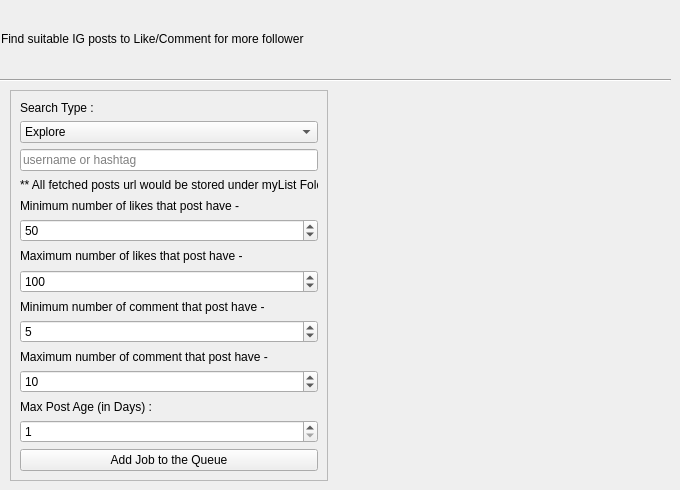
    <widget class="QWidget" name="tab_8">
     <attribute name="title">
      <string/>
     </attribute>
     <widget class="QFrame" name="frame_13">
      <property name="geometry">
       <rect>
        <x>10</x>
        <y>90</y>
        <width>318</width>
        <height>391</height>
       </rect>
      </property>
      <property name="frameShape">
       <enum>QFrame::StyledPanel</enum>
      </property>
      <property name="frameShadow">
       <enum>QFrame::Raised</enum>
      </property>
      <layout class="QVBoxLayout" name="verticalLayout_4">
       <item>
        <widget class="QLabel" name="label_27">
         <property name="text">
          <string>Search Type :</string>
         </property>
        </widget>
       </item>
       <item>
        <widget class="QComboBox" name="combo_find_posts">
         <item>
          <property name="text">
           <string>Explore</string>
          </property>
         </item>
         <item>
          <property name="text">
           <string>Username</string>
          </property>
         </item>
         <item>
          <property name="text">
           <string>Hashtag</string>
          </property>
         </item>
        </widget>
       </item>
       <item>
        <widget class="QLineEdit" name="line_find_posts">
         <property name="placeholderText">
          <string>username or hashtag</string>
         </property>
        </widget>
       </item>
       <item>
        <widget class="QLabel" name="label_40">
         <property name="text">
          <string>** All fetched posts url would be stored under myList Folder</string>
         </property>
        </widget>
       </item>
       <item>
        <widget class="QLabel" name="label_41">
         <property name="text">
          <string>Minimum number of likes that post have -</string>
         </property>
        </widget>
       </item>
       <item>
        <widget class="QSpinBox" name="min_likes">
         <property name="maximum">
          <number>1000000000</number>
         </property>
         <property name="singleStep">
          <number>10</number>
         </property>
         <property name="value">
          <number>50</number>
         </property>
        </widget>
       </item>
       <item>
        <widget class="QLabel" name="label_42">
         <property name="text">
          <string>Maximum number of likes that post have -</string>
         </property>
        </widget>
       </item>
       <item>
        <widget class="QSpinBox" name="max_likes">
         <property name="minimum">
          <number>1</number>
         </property>
         <property name="maximum">
          <number>1000000000</number>
         </property>
         <property name="singleStep">
          <number>10</number>
         </property>
         <property name="value">
          <number>100</number>
         </property>
        </widget>
       </item>
       <item>
        <widget class="QLabel" name="label_2">
         <property name="text">
          <string>Minimum number of comment that post have -</string>
         </property>
        </widget>
       </item>
       <item>
        <widget class="QSpinBox" name="min_comment">
         <property name="maximum">
          <number>1000000000</number>
         </property>
         <property name="singleStep">
          <number>10</number>
         </property>
         <property name="value">
          <number>5</number>
         </property>
        </widget>
       </item>
       <item>
        <widget class="QLabel" name="label_43">
         <property name="text">
          <string>Maximum number of comment that post have -</string>
         </property>
        </widget>
       </item>
       <item>
        <widget class="QSpinBox" name="max_comment">
         <property name="minimum">
          <number>1</number>
         </property>
         <property name="maximum">
          <number>1000000000</number>
         </property>
         <property name="singleStep">
          <number>10</number>
         </property>
         <property name="value">
          <number>10</number>
         </property>
        </widget>
       </item>
       <item>
        <widget class="QLabel" name="label_44">
         <property name="text">
          <string>Max Post Age (in Days) :</string>
         </property>
        </widget>
       </item>
       <item>
        <widget class="QSpinBox" name="find_posts_age">
         <property name="minimum">
          <number>1</number>
         </property>
         <property name="maximum">
          <number>365</number>
         </property>
        </widget>
       </item>
       <item>
        <widget class="QPushButton" name="button_find_posts_task">
         <property name="enabled">
          <bool>true</bool>
         </property>
         <property name="cursor">
          <cursorShape>PointingHandCursor</cursorShape>
         </property>
         <property name="text">
          <string>Add Job to the Queue</string>
         </property>
        </widget>
       </item>
      </layout>
     </widget>
     <widget class="QLabel" name="label_title5">
      <property name="geometry">
       <rect>
        <x>1</x>
        <y>4</y>
        <width>651</width>
        <height>69</height>
       </rect>
      </property>
      <property name="text">
       <string>Find suitable IG posts to Like/Comment for more follower</string>
      </property>
     </widget>
     <widget class="Line" name="line_8">
      <property name="geometry">
       <rect>
        <x>0</x>
        <y>70</y>
        <width>671</width>
        <height>20</height>
       </rect>
      </property>
      <property name="orientation">
       <enum>Qt::Horizontal</enum>
      </property>
     </widget>
    </widget>
